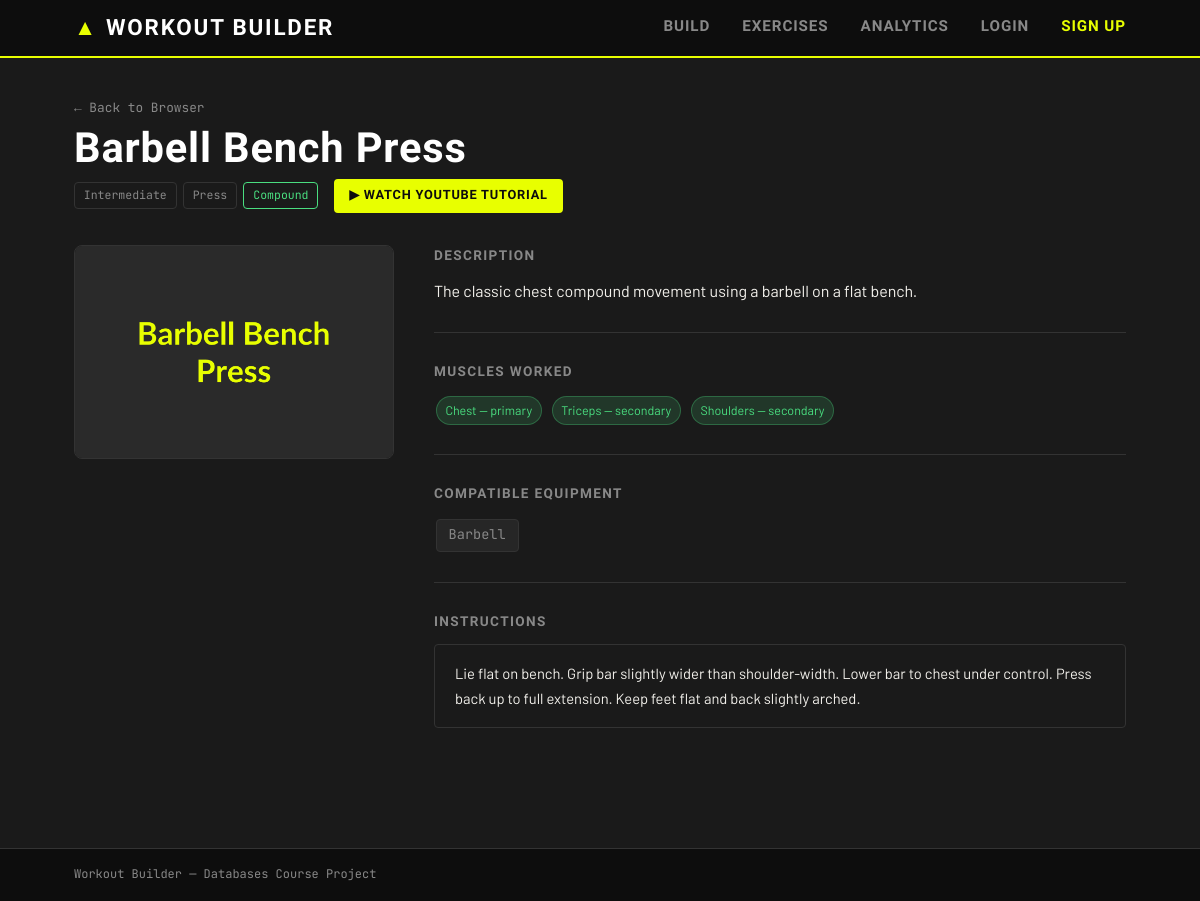
The page /exercises/1/ on the database its author committed.
### workouts/models.py (models this page shows, shortened)
class Exercise(models.Model):
    exercise_id   = models.AutoField(primary_key=True)
    name          = models.CharField(max_length=200)
    description   = models.TextField(blank=True)
    difficulty    = models.ForeignKey(
                        DifficultyLevel,
                        on_delete=models.PROTECT,
                        related_name='exercises'
                    )
    movement_type = models.ForeignKey(
                        MovementType,
                        on_delete=models.PROTECT,
                        related_name='exercises'
                    )
    image         = models.ForeignKey(
                        ExerciseImage,
                        on_delete=models.SET_NULL,
                        null=True, blank=True,
                        related_name='exercises'
                    )
    is_compound   = models.BooleanField(default=False)
    default_sets  = models.PositiveSmallIntegerField(default=3)
    default_reps  = models.PositiveSmallIntegerField(default=10)
    instructions  = models.TextField(blank=True)
    class Meta:
        ordering = ['name']

class DifficultyLevel(models.Model):
    difficulty_id = models.AutoField(primary_key=True)
    name          = models.CharField(max_length=50)
    order_rank    = models.PositiveSmallIntegerField()           # 1 = easiest
    class Meta:
        ordering = ['order_rank']
    def __str__(self):
        return self.name

class MovementType(models.Model):
    movement_type_id = models.AutoField(primary_key=True)
    name             = models.CharField(max_length=100)
    description      = models.TextField(blank=True)
    class Meta:
        ordering = ['name']
    def __str__(self):
        return self.name

class ExerciseImage(models.Model):
    image_id        = models.AutoField(primary_key=True)
    image_path      = models.CharField(max_length=300)          # e.g. "images/exercises/pushup.png"
    caption         = models.CharField(max_length=200, blank=True)
    style_type      = models.CharField(max_length=100, blank=True)    # e.g. "anatomical_bw_red"
    highlight_notes = models.TextField(blank=True)

class ExerciseMuscleGroup(models.Model):
    class Role(models.TextChoices):
        PRIMARY    = 'primary',    'Primary'
        SECONDARY  = 'secondary',  'Secondary'
        STABILIZER = 'stabilizer', 'Stabilizer'
    exercise     = models.ForeignKey(
                       Exercise,
                       on_delete=models.CASCADE,
                       related_name='exercise_muscle_groups'
                   )
    muscle_group = models.ForeignKey(
                       MuscleGroup,
                       on_delete=models.CASCADE,
                       related_name='exercise_muscle_groups'
                   )
    role         = models.CharField(
                       max_length=20,
                       choices=Role.choices,
                       default=Role.PRIMARY
                   )
    class Meta:
        constraints = [
            models.UniqueConstraint(
                fields=['exercise', 'muscle_group', 'role'],
                name='unique_exercise_muscle_role'
            )
        ]

class MuscleGroup(models.Model):
    muscle_group_id = models.AutoField(primary_key=True)
    name            = models.CharField(max_length=100)
    region          = models.CharField(max_length=100)          # e.g. "Upper Body"
    movement_category = models.CharField(max_length=100)        # e.g. "Push", "Pull", "Legs"
    class Meta:
        ordering = ['movement_category', 'name']

class ExerciseEquipment(models.Model):
    exercise  = models.ForeignKey(
                    Exercise,
                    on_delete=models.CASCADE,
                    related_name='exercise_equipment'
                )
    equipment = models.ForeignKey(
                    Equipment,
                    on_delete=models.CASCADE,
                    related_name='exercise_equipment'
                )
    class Meta:
        constraints = [
            models.UniqueConstraint(
                fields=['exercise', 'equipment'],
                name='unique_exercise_equipment'
            )
        ]

class Equipment(models.Model):
    equipment_id = models.AutoField(primary_key=True)
    name         = models.CharField(max_length=100)
    class Meta:
        ordering = ['name']

### workouts/views.py (the view)
# urls.py: path("exercises/<int:pk>/", views.exercise_detail, name="exercise_detail"),
def exercise_detail(request, pk):
    exercise = get_object_or_404(Exercise, pk=pk)
    muscles_worked = exercise.exercise_muscle_groups.select_related("muscle_group").all()
    compatible_equipment = exercise.exercise_equipment.select_related("equipment").all()
    context = {
        "exercise": exercise,
        "muscles_worked": muscles_worked,
        "compatible_equipment": compatible_equipment,
    }
    return render(request, "workouts/exercise_detail.html", context)

### workouts/templates/workouts/exercise_detail.html (shortened to what this page needs)
{% extends "workouts/base.html" %}
{% load static %}
{% block content %}
<div class="page-header page-header--split">
  <div>
    <a href="{% url 'exercise_list' %}" class="breadcrumb">&larr; Back to Browser</a>
    <h1>{{ exercise.name }}</h1>
    <div style="display: flex; gap: 1rem; align-items: center; margin-top: 0.5rem;">
      <div class="exercise-meta-badges" style="margin-top: 0;">
        <span class="tag">{{ exercise.difficulty }}</span>
        <span class="tag">{{ exercise.movement_type }}</span>
        {% if exercise.is_compound %}
          <span class="tag tag--compound">Compound</span>
        {% else %}
          <span class="tag tag--isolation">Isolation</span>
        {% endif %}
      </div>
      <a href="https://www.youtube.com/results?search_query={{ exercise.name|urlencode }}+exercise+tutorial" target="_blank" class="btn btn-primary" style="padding: 0.3rem 0.8rem; font-size: 0.8rem;">
        ▶ Watch YouTube Tutorial
      </a>
    </div>
  </div>
</div>
<div class="detail-layout">
  <div class="detail-image-col">
    {% if exercise.image %}
      <img class="detail-image"
           src="{% static exercise.image.image_path %}"
           alt="{{ exercise.name }}"
           onerror="this.style.display='none'">
    {% else %}
      <div class="detail-image-placeholder">{{ exercise.name|first }}</div>
    {% endif %}
  </div>
  <div class="detail-info-col">
    {% if exercise.description %}
      <section class="detail-section">
        <h2>Description</h2>
        <p>{{ exercise.description }}</p>
      </section>
    {% endif %}
    <section class="detail-section">
      <h2>Muscles Worked</h2>
      {% if muscles_worked %}
        <div class="equipment-row">
          {% for item in muscles_worked %}
            <span class="muscle-badge muscle-badge--primary">
              {{ item.muscle_group.name }}{% if item.role %} — {{ item.role }}{% endif %}
            </span>
          {% endfor %}
        </div>
      {% else %}
        <p>No muscle data.</p>
      {% endif %}
    </section>
    <section class="detail-section">
      <h2>Compatible Equipment</h2>
      {% if compatible_equipment %}
        <div class="equipment-row">
          {% for item in compatible_equipment %}
            <span class="equip-badge equip-badge--large">{{ item.equipment.name }}</span>
          {% endfor %}
        </div>
      {% else %}
        <p>No equipment data.</p>
      {% endif %}
    </section>
    {% if exercise.instructions %}
      <section class="detail-section">
        <h2>Instructions</h2>
        <div class="instructions-block">{{ exercise.instructions }}</div>
      </section>
    {% endif %}
  </div>
</div>
{% endblock %}

### static/css/styles.css (style rules this page uses)
:root { --black: #0d0d0d; --dark: #1a1a1a; --dark-mid: #2a2a2a; --mid: #444; --muted: #888; --border: #333; --light: #f2f0eb; --white: #ffffff; --accent: #e8ff00; --accent-dim: #b8cc00; --compound: #4ade80; --isolation: #60a5fa; --targeted: #fb923c; --supporting: #a78bfa; --font-display: 'Barlow Condensed', sans-serif; --font-body: 'Barlow', sans-serif; --font-mono: 'JetBrains Mono', monospace; --radius: 4px; --radius-lg: 8px; --shadow: 0 2px 12px rgba(0,0,0,0.3); --max-width: 1100px; }
*, *::before, *::after { box-sizing: border-box; margin: 0; padding: 0; }
html { font-size: 16px; }
body { background: var(--dark); color: var(--light); font-family: var(--font-body); font-size: 1rem; line-height: 1.6; min-height: 100vh; display: flex; flex-direction: column; }
a { color: var(--accent); text-decoration: none; }
img { max-width: 100%; display: block; }
.page-header { margin-bottom: 2rem; }
.page-header--split { display: flex; align-items: flex-start; justify-content: space-between; gap: 1rem; flex-wrap: wrap; }
.page-header h1 { font-family: var(--font-display); font-size: 2.6rem; font-weight: 700; letter-spacing: 0.02em; line-height: 1.1; color: var(--white); }
.breadcrumb { font-family: var(--font-mono); font-size: 0.8rem; color: var(--muted); display: block; margin-bottom: 0.4rem; }
.btn { display: inline-flex; align-items: center; gap: 0.4rem; font-family: var(--font-display); font-size: 1rem; font-weight: 700; letter-spacing: 0.06em; text-transform: uppercase; padding: 0.6rem 1.4rem; border-radius: var(--radius); border: 2px solid transparent; cursor: pointer; text-decoration: none; transition: background 0.15s, color 0.15s, border-color 0.15s; }
.btn-primary { background: var(--accent); color: var(--black); border-color: var(--accent); }
.tag { display: inline-block; font-family: var(--font-mono); font-size: 0.72rem; padding: 0.2rem 0.55rem; border-radius: var(--radius); background: var(--dark); border: 1px solid var(--border); color: var(--muted); }
.tag--compound { border-color: var(--compound); color: var(--compound); }
.muscle-badge { display: inline-block; font-size: 0.78rem; padding: 0.2rem 0.55rem; border-radius: 20px; margin: 0.1rem; }
.muscle-badge--primary { background: rgba(74,222,128,0.15); color: var(--compound); border: 1px solid rgba(74,222,128,0.3); }
.equip-badge { display: inline-block; font-family: var(--font-mono); font-size: 0.72rem; padding: 0.15rem 0.5rem; border-radius: var(--radius); background: rgba(255,255,255,0.05); border: 1px solid var(--border); color: var(--muted); margin: 0.1rem; }
.equip-badge--large { font-size: 0.85rem; padding: 0.3rem 0.75rem; }
.detail-layout { display: grid; grid-template-columns: 320px 1fr; gap: 2.5rem; align-items: start; }
.detail-image-col { position: sticky; top: 72px; }
.detail-image { width: 100%; border-radius: var(--radius-lg); border: 1px solid var(--border); }
.detail-section { margin-bottom: 1.75rem; padding-bottom: 1.75rem; border-bottom: 1px solid var(--border); }
.detail-section:last-child { border-bottom: none; }
.detail-section h2 { font-family: var(--font-display); font-size: 0.85rem; font-weight: 600; letter-spacing: 0.1em; text-transform: uppercase; color: var(--muted); margin-bottom: 0.75rem; }
.exercise-meta-badges { display: flex; flex-wrap: wrap; gap: 0.4rem; margin-top: 0.6rem; }
.equipment-row { display: flex; flex-wrap: wrap; gap: 0.4rem; }
.instructions-block { background: var(--dark); border: 1px solid var(--border); border-radius: var(--radius); padding: 1rem 1.25rem; font-size: 0.92rem; line-height: 1.7; white-space: pre-line; }

### rows shown on the page
Exercise: name "Barbell Bench Press", difficulty "Intermediate", movement_type "Press", image.image_path (picture), description "The classic chest compound movement using a barbell on a flat bench.", instructions "Lie flat on bench. Grip bar slightly wider than shoulder-width. Lower bar to chest under control. Press back up to full extension. Keep feet flat and back slightly arched."
ExerciseMuscleGroup: muscle_group.name "Chest", role "primary"
ExerciseMuscleGroup: muscle_group.name "Triceps", role "secondary"
ExerciseMuscleGroup: muscle_group.name "Shoulders", role "secondary"
ExerciseEquipment: equipment.name "Barbell"
